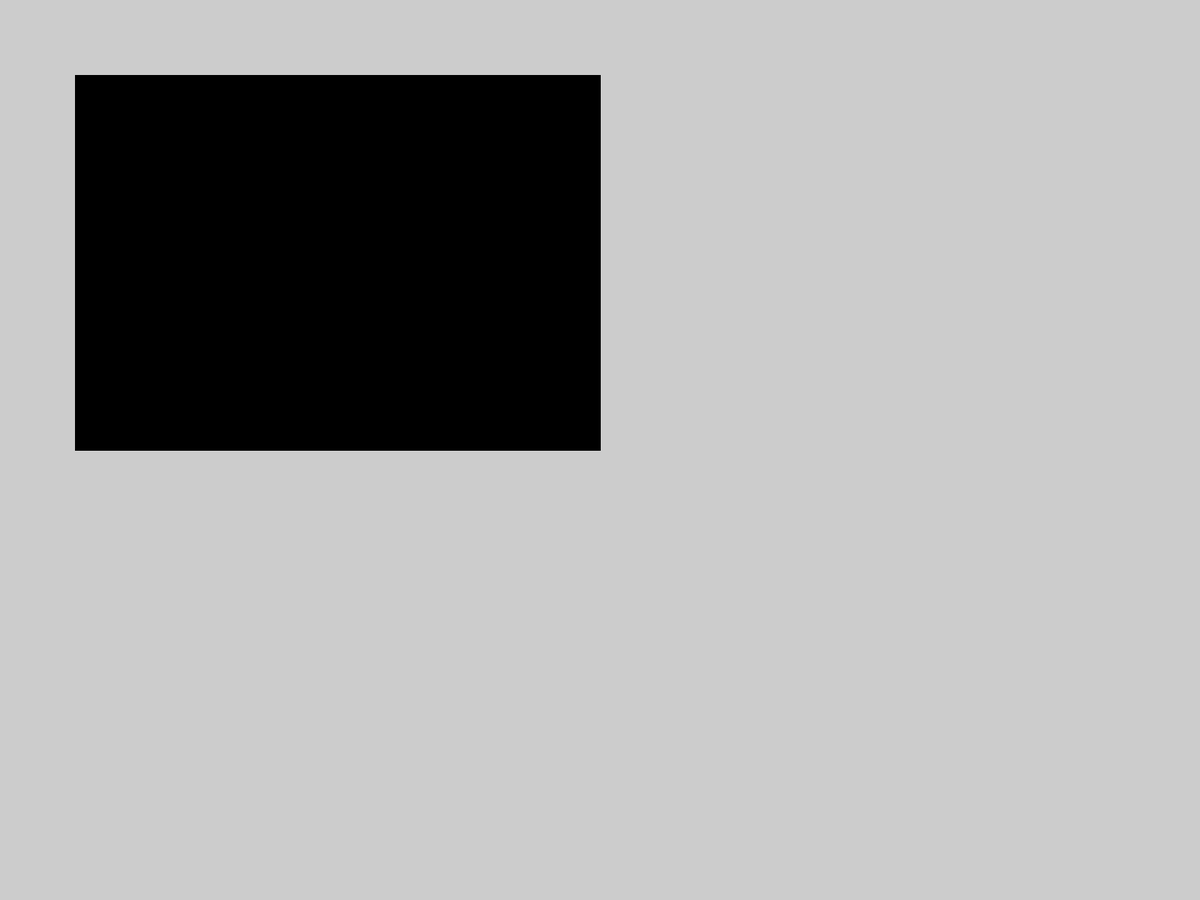
Frame 1 (no input)
Frame 60 (the mouse pressed at the canvas centre just before this capture): identical to frame 1, image omitted
Frame 120 (the mouse held since frame 60 and released just before this capture): identical to frame 1, image omitted

The Processing sketch that drew this single still picture (run headless with seeded random() and noise(); from frame 60 on, the mouse is pressed at the canvas centre):

// Processing sketch: Project_Ignite_Mystery_Game
// ── Project_Ignite_Mystery_Game.pde
//this amazing meta-room programmed by James

/*
 * Project Ignite Mystery Game.
 *
 * Programmed by, _____, ________, ________, _______, _________, and ______
 * 
 */


//content rooms
Room entrance_room, living_room, kitchen_room, dining_room, study_room, shed_room, bed_room;

//cutscene rooms
Room intro_room, outro_room;

Player player;
Room current_room;

void setup() {
  
  fullScreen();
  
  entrance_room = new entrance_room();
  entrance_room.setup();
  living_room = new living_room();
  living_room.setup();
  kitchen_room = new kitchen_room();
  kitchen_room.setup();
  dining_room = new dining_room();
  dining_room.setup();
  study_room = new study_room();
  study_room.setup();
  shed_room = new shed_room();
  shed_room.setup();
  bed_room = new bed_room();
  bed_room.setup();
  
  intro_room=new intro_room();
  intro_room.setup();
  outro_room=new outro_room();
  outro_room.setup();
  
  current_room=intro_room;
  
  player = new Player();
}

void draw() {
  //current_room.draw();
  //for developing shed_room
  shed_room.draw();
}

void mouseClicked(){
  //current_room.mouseClicked();
  shed_room.mouseClicked();
}

/*murder weapon - knife - creepo
 advisor dialogue - “will” - advisor
 shirt - blood on it
 handprint - bloody
 letter - shows person murdered cheated - sig other
 bloody apron - chef was wearing to kill animal
 maid dialogue - heard person murdered arguing (heard in ____ room)
 secret passage - (way to get around), connects murder to bedroom - sig other
 computer - files, undeleted internet history - advisor
 creepo dialogue - “this knife looked pretty swag” - eliminate creepo
 vegi sack - looks like body - nothing
 butler dialogue - “I’ve never seen the sig other cry before” - sig other 
 chef dialogue - “I’m always underpaid”
 sig other - “i’m sad” like #waytoosad - themself*/
 
//data structure for holding clues
class Player {
  boolean advisor;
  boolean shirt;
  boolean handprint;
  boolean letter;
  boolean apron;
  boolean maid;
  boolean passage;
  boolean computer;
  boolean creepo;
  boolean vegiSack;
  boolean butler;
  boolean chef;
  boolean sigOther;
  
  Player(){
    advisor=false;
    shirt=false;
    handprint=false;
    letter=false;
    apron=false;
    maid=false;
    passage=false;
    computer=false;
    creepo=false;
    vegiSack=false;
    butler=false;
    chef=false;
    sigOther=false;
  }
}

abstract class Room {
  abstract void setup();
  abstract void draw();
  abstract void mouseClicked();

  //@todo implement me, lovely UI programmers. Sincerely, me.
  void displayDialogue(){
  }

  
  void goToRoom(Room room) {
    current_room=room;
  }
}

void reset(){
  setup();
}

//Not implemented yet. Maybe later.
void saveGame(){
}

void loadGame(){
}
// ── bed_room.pde
//this amazing room programmed by ____

class bed_room extends Room{
  //please put variables here
  
  void setup(){
  }
  
  void draw(){
  }
  
  void mouseClicked(){
  }
}
// ── dining_room.pde
//this amazing room programmed by ____

class dining_room extends Room{
  //please put variables here
  
  void setup(){
  }
  
  void draw(){
  }
  
  void mouseClicked(){
  }
}
// ── entrance_room.pde
//this amazing room programmed by ____


class entrance_room extends Room{
  //please put variables here
  
  void setup(){
  }
  
  void draw(){
  }
  
  void mouseClicked(){
  }
}
// ── intro_room.pde
//this amazing room programmed by ____


class intro_room extends Room{
  //please put variables here
  
  void setup(){
  }
  
  void draw(){
  }
  
  void mouseClicked(){
  }
}
// ── kitchen_room.pde
//this amazing room programmed by ____


class kitchen_room extends Room{
  //please put variables here
  
  void setup(){
  }
  
  void draw(){
  }
  
  void mouseClicked(){
  }
}
// ── living_room.pde
//this amazing room programmed by ____


class living_room extends Room{
  //please put variables here
  
  void setup(){
  }
  
  void draw(){
  }
  
  void mouseClicked(){
  }
}
// ── outro_room.pde
//this amazing room programmed by ____


class outro_room extends Room{
  //please put variables here
  
  void setup(){
  }
  
  void draw(){
  }
  
  void mouseClicked(){
  }
}
// ── shed_room.pde
//this amazing room programmed by James Wang
/**
 *@author James Wang
 **/
//last modified 8 February 2016

class shed_room extends Room {
  //please put variables here
  int timer;

  private Button test;

  void setup() {
    Boundary tempBoundary=new Boundary(100, width/2, 100, height/2);
    test=new Button(tempBoundary, color(0, 0, 0));
    timer=0;
  }

  void draw() {
    timer++;
    Boundary mousePosition=new Boundary(mouseX, mouseX,mouseY,mouseY);
    if(test.intersects(mousePosition)){
      test.changeColor(color(255,255,255));
    }
    else{
      test.changeColor(color(0,0,0));
    }
    test.draw();
  }
  
  void mouseClicked(){
    Boundary mousePosition=new Boundary(mouseX, mouseX, mouseY,mouseY);
    if(test.intersects(mousePosition)){
      println("here");
      test.changeColor(color(0,255,0));
      test.draw();
    }
    else{
      test.changeColor(color(255,0,0));
      test.draw();
    }
  }

  class Button {
    Boundary boundary;

    int colour;

    Button(Boundary boundary, int colour) {
      this.boundary=boundary;
      this.colour=colour;
    }

    void draw() {
      int left=boundary.getLeft();
      int right=boundary.getRight();
      int top=boundary.getTop();
      int bottom=boundary.getBottom();
      if (timer==1) {
        print("left: "+left+" right: "+right+" top: "+top+" bottom: "+bottom);
      }
      fill(colour);
      rect(left, top, right-left, bottom-top);
    }

    public void changeBoundaries(int left, int right, int top, int bottom) {
      this.boundary=new Boundary(left, right, top, bottom);
    }
    
    public void changeColor(int colour){
      this.colour=colour;
    }

    boolean intersects(Boundary otherBoundary) {
      return this.boundary.intersects(otherBoundary);
    }
  }


  //@todo: make non-square boundaries
  class Boundary {
    private int left;
    private int right;
    private int top;
    private int bottom;

    public Boundary(int left, int right, int top, int bottom) {
      this.left=left;
      this.right=right;
      this.top=top;
      this.bottom=bottom;
    }

    public int getLeft() {
      return this.left;
    }
    public int getRight() {
      return this.right;
    }
    public int getTop() {
      return this.top;
    }
    public int getBottom() {
      return this.bottom;
    }

    boolean intersects(Boundary otherBoundary) {
      int otherLeft=otherBoundary.getLeft();
      int otherRight=otherBoundary.getRight();
      int otherTop=otherBoundary.getTop();
      int otherBottom=otherBoundary.getBottom();

      //@todo make cleaner?
      return ((otherLeft<right&&otherLeft>left)||(otherRight<right&&otherRight>left))&&
        ((otherTop<bottom&&otherTop>top)||(otherBottom<bottom&&otherBottom>top));
    }
  }
}
// ── shed_room_objects.pde
static class shed_room_objects {
  public static final int HIDDEN=0;
  public static final int SHOWING=1;
  public static final int CONCEALED=2;
  static int[][] roomEdges=new int[][]{
    new int[]{SHOWING}, 
    new int[]{2, 798, 232, 498}, 
    new int[]{232, 498, 232, 498}, 
    new int[]{233, 498, 902, 500}, 
    new int[]{902, 500, 1199, 796}, 
    new int[]{903, 500, 908, 175}, 
    new int[]{232, 499, 232, 187}, 
    new int[]{232, 187, 907, 180}, 
    new int[]{907, 180, 1199, 0}, 
    new int[]{233, 188, 6, 2}, 
  };

  static int[][] magicWand=new int[][]{
    new int[]{SHOWING}, 
    new int[]{267, 426, 267, 354}, 
    new int[]{268, 426, 268, 354}, 
    new int[]{269, 426, 269, 354}, 
  };

  static int[][] chair=new int[][]{
    new int[]{SHOWING}, 
    new int[]{251, 528, 252, 448}, 
    new int[]{252, 448, 310, 448}, 
    new int[]{311, 448, 310, 525}, 
    new int[]{267, 499, 267, 425}, 
    new int[]{329, 498, 330, 426}, 
    new int[]{253, 448, 267, 426}, 
    new int[]{311, 448, 330, 427}, 
    new int[]{330, 427, 267, 426}, 
    new int[]{267, 426, 267, 354}, 
    new int[]{266, 354, 331, 354}, 
    new int[]{331, 354, 329, 426}, 
  };

  static int[][] squashedChair=new int[][]{
    new int[]{HIDDEN}, 
    new int[]{267, 498, 251, 528}, 
    new int[]{251, 528, 310, 526}, 
    new int[]{310, 526, 329, 497}, 
    new int[]{329, 497, 267, 498}, 
    new int[]{311, 526, 341, 573}, 
    new int[]{252, 529, 208, 571}, 
    new int[]{329, 497, 388, 528}, 
    new int[]{268, 499, 206, 537}, 
    new int[]{275, 497, 330, 448}, 
    new int[]{330, 448, 329, 496}, 
  };

  static int[][] table=new int[][]{
    new int[]{SHOWING}, 
    new int[]{496, 516, 470, 615}, 
    new int[]{470, 615, 547, 615}, 
    new int[]{547, 615, 567, 516}, 
    new int[]{497, 515, 566, 517}, 
    new int[]{471, 615, 471, 702}, 
    new int[]{546, 614, 545, 699}, 
    new int[]{566, 516, 564, 599}, 
  };

  static int[][] powder=new int[][]{
    new int[]{SHOWING}, 
    new int[]{504, 523, 504, 523}, 
    new int[]{519, 526, 519, 526}, 
    new int[]{519, 521, 519, 521}, 
    new int[]{519, 521, 517, 525}, 
    new int[]{517, 525, 513, 521}, 
    new int[]{513, 521, 512, 527}, 
    new int[]{512, 527, 512, 527}, 
    new int[]{509, 530, 509, 530}, 
    new int[]{516, 530, 516, 530}, 
    new int[]{507, 526, 507, 526}, 
    new int[]{508, 517, 508, 517}, 
    new int[]{521, 526, 521, 526}, 
    new int[]{510, 532, 510, 532}, 
    new int[]{515, 519, 515, 519}, 
    new int[]{510, 525, 509, 522}, 
    new int[]{509, 522, 507, 525}, 
    new int[]{512, 528, 516, 528}, 
    new int[]{514, 534, 514, 534}, 
    new int[]{506, 530, 506, 530}, 
    new int[]{511, 535, 511, 534}, 
    new int[]{511, 534, 510, 537}, 
    new int[]{507, 533, 507, 533}, 
    new int[]{516, 532, 519, 530}, 
    new int[]{520, 532, 519, 533}, 
    new int[]{508, 529, 511, 524}, 
    new int[]{514, 530, 509, 532}, 
  };

  static int[][] paper=new int[][]{
    new int[]{SHOWING}, 
    new int[]{496, 538, 525, 537}, 
    new int[]{525, 537, 532, 515}, 
    new int[]{496, 538, 503, 515}, 
    new int[]{502, 515, 532, 516}, 
  };

  static int[][] rug=new int[][]{
    new int[]{SHOWING}, 
    new int[]{51, 799, 218, 564}, 
    new int[]{218, 564, 421, 564}, 
    new int[]{421, 564, 295, 799}, 
    //right frills
    new int[]{422, 565, 439, 565}, //x increments -7, y increments 13
    new int[]{415, 578, 432, 578}, 

    //top frills
    new int[]{218, 563, 228, 551}, 
    new int[]{230, 563, 240, 551}, 
    new int[]{242, 563, 252, 551}, 
    new int[]{254, 563, 264, 551}, 
    new int[]{266, 563, 276, 551}, 
    new int[]{278, 563, 288, 551}, 
    new int[]{290, 563, 300, 551}, 
    new int[]{302, 563, 312, 551}, 
    new int[]{314, 563, 324, 551}, 
    new int[]{326, 563, 336, 551}, 
    new int[]{340, 563, 350, 551}, 
    new int[]{352, 563, 362, 551}, 
    new int[]{364, 563, 374, 551}, 
    new int[]{376, 563, 386, 551}, 
    new int[]{388, 563, 398, 551}, 
    new int[]{400, 563, 410, 551}, 
    new int[]{412, 563, 422, 551}, 
    new int[]{422, 563, 432, 551}, 
    new int[]{218, 563, 228, 551}, //x increments 12
    new int[]{230, 563, 240, 551}, 
    new int[]{242, 563, 252, 551}, 
    new int[]{254, 563, 264, 551}, 
    new int[]{266, 563, 276, 551}, 
    new int[]{278, 563, 288, 551}, 
    new int[]{290, 563, 300, 551}, 
    new int[]{302, 563, 312, 551}, 
    new int[]{314, 563, 324, 551}, 
    new int[]{326, 563, 336, 551}, 
    new int[]{340, 563, 350, 551}, 
    new int[]{352, 563, 362, 551}, 
    new int[]{364, 563, 374, 551}, 
    new int[]{376, 563, 386, 551}, 
    new int[]{388, 563, 398, 551}, 
    new int[]{400, 563, 410, 551}, 
    new int[]{412, 563, 422, 551}, 
    new int[]{422, 563, 432, 551}, 
    //left frills
    new int[]{218, 564, 203, 564}, 
    new int[]{211, 572, 196, 572}, 
  };

  static int[][] face_smile=new int[][]{
    new int[]{CONCEALED}, 
    new int[]{730, 355, 825, 355}, 
    new int[]{825, 355, 775, 390}, 
    new int[]{730, 355, 775, 390}, 
  };

  static int[][] eatMe=new int[][]{
    new int[]{SHOWING},
    new int[]{492, 543, 486, 563}, 
    new int[]{487, 562, 503, 562}, 
    new int[]{489, 554, 497, 554}, 
    new int[]{493, 543, 504, 543}, 
    new int[]{506, 561, 515, 544}, 
    new int[]{515, 544, 523, 560}, 
    new int[]{511, 552, 520, 552}, 
    new int[]{530, 545, 547, 545}, 
    new int[]{538, 545, 533, 560}, 
    new int[]{486, 567, 480, 587}, 
    new int[]{487, 568, 490, 584}, 
    new int[]{490, 584, 501, 569}, 
    new int[]{501, 569, 501, 586}, 
    new int[]{526, 585, 506, 585}, 
    new int[]{506, 585, 509, 566}, 
    new int[]{510, 566, 523, 566}, 
    new int[]{508, 574, 518, 574}, 
  };

  static int[][][] room_lines=new int[][][]{roomEdges, magicWand, chair, squashedChair, table, powder, paper, rug, face_smile, eatMe};

  static int[][] face_circles=new int[][]{
    new int[]{CONCEALED}, 
    new int[]{775, 333, 900, 332}, 
    new int[]{800, 310, 832, 310}, 
    new int[]{750, 310, 782, 310}, 
  };

  static int[][][] room_circles=new int[][][]{face_circles};
}
// ── study_room.pde
//this amazing room programmed by ____


class study_room extends Room{
  //please put variables here
  
  void setup(){
  }
  
  void draw(){
  }
  
  void mouseClicked(){
  }
}
